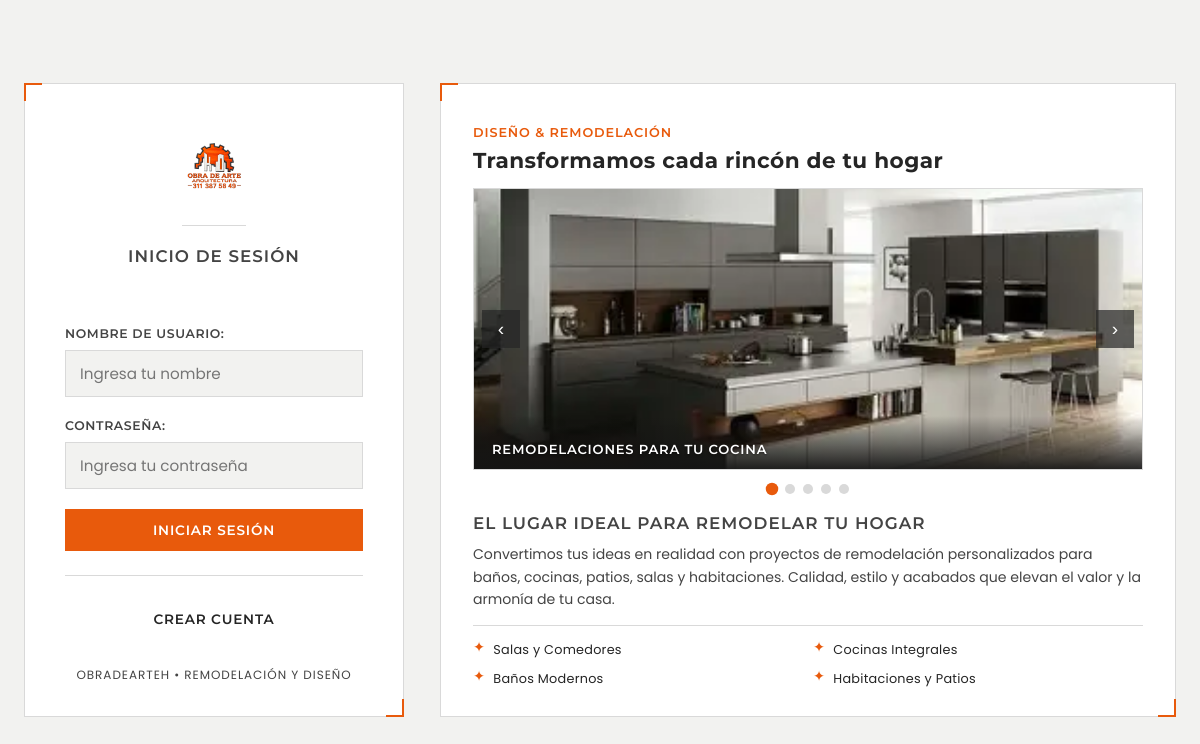
The page / on the database its author committed.
### tables this page shows
CREATE TABLE `catalogo` (
  `id_imagen` int(11) NOT NULL,
  `descripcion` varchar(200) NOT NULL,
  `nombre` varchar(150) NOT NULL,
  `precio` varchar(100) NOT NULL,
  `categoria` varchar(50) NOT NULL,
  `ruta_imagen` varchar(255) NOT NULL
);

### index.php (the view, shortened to what this page needs)
<?php
require_once 'DB/conexion.php';
$categoriasConfig = [
    'cocina'     => [
        'mensaje'  => 'Remodelaciones para tu cocina',
        'fallback' => 'img/catalogo/cocina/sala.jpg',
        'alt'      => 'Remodelación de Cocinas'
    ],
    'patio'      => [
        'mensaje'  => 'Todo tipo de diseños para tu patio',
        'fallback' => 'img/catalogo/patio/EduardoMonte.jfif',
        'alt'      => 'Remodelación de Patios'
    ],
    'sala'       => [
        'mensaje'  => 'Grandes transformaciones para tu sala',
        'fallback' => 'img/catalogo/sala/sala.jpg',
        'alt'      => 'Remodelación de Salas'
    ],
    'baño'       => [
        'mensaje'  => 'Renovaciones completas para tu baño',
        'fallback' => 'img/catalogo/baño/CDC.png',
        'alt'      => 'Remodelación de Baños'
    ],
    'habitacion' => [
        'mensaje'  => 'Espacios confortables para tu habitación',
        'fallback' => 'img/catalogo/habitacion/IECM.png',
        'alt'      => 'Remodelación de Habitaciones'
    ]
];
$imagenesPorCategoria = [];
foreach ($categoriasConfig as $catKey => $config) {
    $imagenesPorCategoria[$catKey] = [];
}
try {
    $stmt = $pdo->query("SELECT id_imagen, nombre, descripcion, categoria, ruta_imagen FROM catalogo ORDER BY id_imagen DESC");
    $publicacionesDB = $stmt ? $stmt->fetchAll(PDO::FETCH_ASSOC) : [];
    foreach ($publicacionesDB as $pub) {
        $catKey = strtolower(trim($pub['categoria'] ?? ''));
        if (isset($categoriasConfig[$catKey])) {
            $ruta = trim($pub['ruta_imagen'] ?? '');
            if (!empty($ruta) && file_exists($ruta)) {
                $imagenesPorCategoria[$catKey][] = [
                    'ruta'   => $ruta,
                    'nombre' => $pub['nombre'] ?? ''
                ];
            }
        }
    }
} catch (Exception $e) {
}
$slidesCarrusel = [];
foreach ($categoriasConfig as $catKey => $config) {
    $imgs = $imagenesPorCategoria[$catKey];
    $slidesCarrusel[] = [
        'categoria' => $catKey,
        'mensaje'   => $config['mensaje'],
        'alt'       => $config['alt'],
        'imagenes'  => $imgs,
        'principal' => $imgs[0]['ruta'],
        'jsonImgs'  => htmlspecialchars(json_encode(array_column($imgs, 'ruta')), ENT_QUOTES, 'UTF-8')
    ];
}
?>
<!DOCTYPE html>
<html lang="es">
<head>
    <link rel="stylesheet" href="assets/estilos.css">
</head>
<body>
    <div class="pagina pagina--inicio">
        <div class="contenedor-inicio">
            <div class="contenedor-inicio__login">
                <div class="tarjeta tarjeta--marco">
                    <div class="tarjeta__encabezado">
                        <div class="marca-logo">
                            <img src="img/Logo.PNG" alt="Obra de Arte Arquitectura" class="marca-logo__imagen">
                        </div>
                        <hr class="filete">
                        <h2 class="titulo-seccion">Inicio de sesión</h2>
                    </div>
                    <div class="tarjeta__cuerpo">
                        <form action="Login/InisioSesion.php" method="post" class="formulario">
                            <div class="campo">
                                <label for="nombre">Nombre de usuario:</label>
                                <input type="text" id="nombre" name="nombre" class="entrada" required placeholder="Ingresa tu nombre">
                            </div>
                            <div class="campo">
                                <label for="contrasena">Contraseña:</label>
                                <input type="password" id="contrasena" name="contrasena" class="entrada" required placeholder="Ingresa tu contraseña">
                            </div>
                            <input type="submit" value="Iniciar sesión" class="boton boton--primario">
                        </form>
                        <hr class="filete filete--secundario">
                        <div class="acciones-secundarias">
                            <a href="Login/procesoCrearUsuario.php" class="boton boton--secundario">Crear cuenta</a>
                        </div>
                        <div class="tarjeta__pie">
                            <footer class="pie">
                                <p class="pie__texto">ObraDeArteH &bull; Remodelación y Diseño</p>
                            </footer>
                        </div>
                    </div>
                </div>
            </div>
            <div class="contenedor-inicio__info tarjeta tarjeta--marco">
                <div>
                    <div class="info-destacada__encabezado">
                        <span class="info-destacada__lema">Diseño & Remodelación</span>
                        <h2 class="info-destacada__titulo">Transformamos cada rincón de tu hogar</h2>
                    </div>
                    <div class="carrusel" id="carruselRemodelaciones">
                        <div class="carrusel__pistas" id="carruselPistas">
                            <?php foreach ($slidesCarrusel as $slide): ?>
                                <div class="carrusel__slide" data-categoria="<?= $slide['categoria'] ?>" data-imagenes='<?= $slide['jsonImgs'] ?>'>
                                    <img src="<?= htmlspecialchars($slide['principal']) ?>" alt="<?= $slide['alt'] ?>" class="carrusel__imagen">
                                    <div class="carrusel__etiqueta"><?= htmlspecialchars($slide['mensaje']) ?></div>
                                </div>
                            <?php endforeach; ?>
                        </div>
                        <button type="button" class="carrusel__boton carrusel__boton--anterior" id="carruselPrev" aria-label="Anterior">&lsaquo;</button>
                        <button type="button" class="carrusel__boton carrusel__boton--siguiente" id="carruselNext" aria-label="Siguiente">&rsaquo;</button>
                    </div>
                    <div class="carrusel__indicadores" id="carruselIndicadores">
                        <?php foreach ($slidesCarrusel as $index => $slide): ?>
                            <button type="button" class="carrusel__dot <?= $index === 0 ? 'carrusel__dot--activo' : '' ?>" data-slide="<?= $index ?>" aria-label="Slide <?= $index + 1 ?>"></button>
                        <?php endforeach; ?>
                    </div>
                </div>
                <div class="info-destacada__cuerpo">
                    <h3 class="titulo-seccion" style="margin-bottom: 8px;">El lugar ideal para remodelar tu hogar</h3>
                    <p class="info-destacada__descripcion">
                        Convertimos tus ideas en realidad con proyectos de remodelación personalizados para baños, cocinas, patios, salas y habitaciones. Calidad, estilo y acabados que elevan el valor y la armonía de tu casa.
                    </p>
                    <div class="info-destacada__servicios">
                        <div class="info-destacada__servicio">
                            <span class="info-destacada__icono">&#10022;</span>
                            <span>Salas y Comedores</span>
                        </div>
                        <div class="info-destacada__servicio">
                            <span class="info-destacada__icono">&#10022;</span>
                            <span>Cocinas Integrales</span>
                        </div>
                        <div class="info-destacada__servicio">
                            <span class="info-destacada__icono">&#10022;</span>
                            <span>Baños Modernos</span>
                        </div>
                        <div class="info-destacada__servicio">
                            <span class="info-destacada__icono">&#10022;</span>
                            <span>Habitaciones y Patios</span>
                        </div>
                    </div>
                </div>
            </div>
        </div>
    </div>
</body>
</html>

### rows shown on the page
catalogo: ruta_imagen (picture), mensaje "REMODELACIONES PARA TU COCINA"
